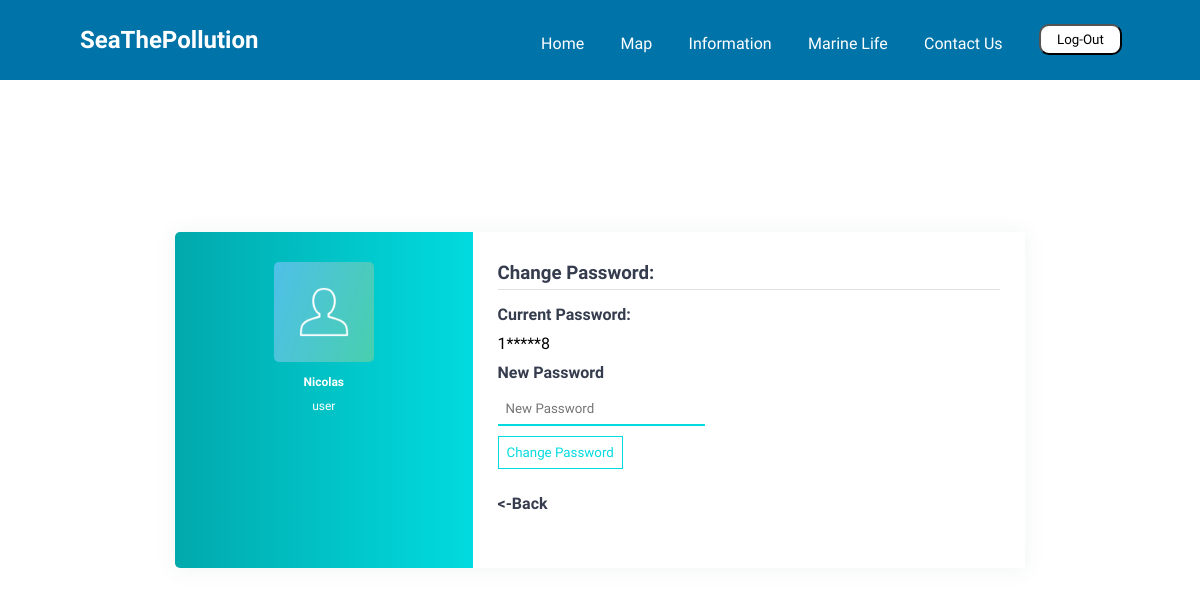
Page /Users/changep.php (signed in) on the committed database.
### tables this page shows
CREATE TABLE users (
  id int(11) NOT NULL AUTO_INCREMENT PRIMARY KEY,
  username varchar(100) NOT NULL,
  password varchar(100) NOT NULL,
  email varchar(100) NOT NULL,
  userType varchar(100) NOT NULL DEFAULT 'user'
);

### Users/userFunctions.php (called while the page is built, shortened)
<?php
function getUsernameByID($conn){
    $number=$_SESSION['id'];
    $sql= "SELECT username FROM users WHERE id= $number";
    $result = $conn ->query($sql);
    $row = mysqli_fetch_assoc($result);
    return $row['username'];
}
function getUserRoleByID($conn){
    $number=$_SESSION['id'];
    $sql= "SELECT userType FROM users WHERE id= $number";
    $result = $conn ->query($sql);
    $row = mysqli_fetch_assoc($result);
    return $row['userType'];
}
function getUserPassdispByID($conn){
    $number=$_SESSION['id'];
    $sql= "SELECT password FROM users WHERE id= $number";
    $result = $conn ->query($sql);
    $row = mysqli_fetch_assoc($result);
    $string=$row['password'];
    return "$string[0]*****$string[-1]";
}
?>

### Users/changep.php (the view, shortened to what this page needs)
<?php
        include'dbu.inc.php';
        include'userFunctions.php';
?>
<!DOCTYPE html>
<html lang="en">
<head>
    <link rel='stylesheet' type='text/css' href='menu.css'>
    <link rel='stylesheet' type='text/css' href='../Users/user.css'>
    <link rel="stylesheet" href="../Footer/Footer.css">
</head>
<body>
    <header>
        <div class='nav-container'>
            <nav class='navbar'>
                <a href='../'><h1 id='navbar-logo'>SeaThePollution</h1></a>
                <ul class='nav-menu'>
                    <li><a href='../' class='nav-links'>Home</a></li>
                    <li><a href='../Maps' class='nav-links'>Map</a></li>
                    <li><a href='../Information' class='nav-links'>Information</a></li>
                    <li><a href='../MarineLife/' class='nav-links'>Marine Life</a></li>
                    <li><a href='../Contact/' class='nav-links'>Contact Us</a></li>
                    <li>
                    <?php
                        echo"<form method='POST' action = '".userLogoff($conn)."'>
                        <button id='signBtn' name='logoffSubmit' class='nav-links nav-links-Button'>Log-Out</button>";
                    ?>
                    </li>
                </ul>
            </nav>
        </div>
    </header>
    <main class="re">
        <div class="wrapper">
            <div class="left">
                <img src="../Images/user-2517433.png" alt="user" width="100">
                <?php echo"<h4>".getUsernameByID($conn)."</h4>";?>
                <?php echo"<p>".getUserRoleByID($conn)."<p>";?>
            </div>
            <div class="right">
                <div class="info">
                    <h3>Change Password:</h3>
                    <div class="info_data">
                        <div class="data">
                            <h4>Current Password:</h4>
                            <?php echo"<p>".getUserpassDispByID($conn)."</p>";?>
                            <h4>New Password</h4>
                            <?php echo"<form method='POST' action = '".setPass($conn)."'>
                                            <input type='password' placeholder='New Password' name='password' style='background-color: #01dbdf;  margin: 10px 0; display: block; padding: 8px; border: none; background-color: #fff; border-top: 1px solid #fff;border-bottom: 2px solid #01dbdf; outline: none;'>
                                            <button type='Submit' name='setPassword' style='color: #01dbdf; padding: 8px; background: #fff;border: 1px solid #01dbdf; cursor: pointer; margin-bottom: 25px;'>Change Password</button>"?>
                            <a href="./index.php"><h4 style="margin-bottom:0px"><-Back</h4></a>
                        </div>
                    </div>
                </div>
            </div>
        </div>
    </main>

### Users/menu.css (style rules this page uses)
* { box-sizing: border-box; margin: 0; padding: 0; font-family: 'Comfortaa', cursive; }
.nav-container { width: 100%; background-color: #0074a9; }
.navbar { display: grid; grid-template-columns: 0.2fr auto 1fr; align-items: center; height: 80px; width: 90%; max-width: 1720px; margin: 0 auto; }
#navbar-logo { color: rgb(255, 255, 255); justify-self: start; margin-left: 20px; }
#navbar-logo { cursor: pointer; }
.nav-menu { display: grid; grid-template-columns: repeat(6,auto); list-style: none; text-align: center; width: 70%; justify-self: end; }
.nav-links { color: white; text-decoration: none; position: relative; top: 9px; }
.nav-links-Button { background-color: rgb(255, 255, 255); color: rgb(0, 0, 0); text-decoration: none; padding: 6px 16px; border-radius: 10px; position: relative; cursor: pointer; top: -1px; }

### Users/user.css (style rules this page uses)
* { box-sizing: border-box; margin: 0; padding: 0; font-family: 'Comfortaa', cursive; }
body { background:url(../Images/seauser.jpg); background-repeat: no-repeat; background-size: cover; }
.wrapper { position: absolute; top: 50%; left: 50%; transform: translate(-50%,-50%); width: 850px; display: flex; box-shadow: 0 1px 20px 0 rgba(70, 90, 100, 0.08); }
.wrapper .left { width: 35%; background: linear-gradient(to right,#01a9ac,#01dbdf); padding: 30px; border-top-left-radius: 5px; border-bottom-left-radius: 5px; text-align: center; color: #fff; }
.wrapper .left img { margin-bottom: 10px; border-radius: 5px; }
.wrapper .left h4 { margin-bottom: 10px; }
.wrapper .left { font-size: 12px; }
.wrapper .right { width: 65%; background: #fff; border-top-right-radius: 5px; border-bottom-right-radius: 5px; padding: 30px 25px; }
.wrapper .right .info { margin-bottom: 25px; }
.wrapper .right .info h3 { margin-bottom: 15px; padding-bottom: 5px; border-bottom: 1px solid #e0e0e0; color: #353c4e; }
.wrapper .right .info_data { display: flex; justify-content: space-between; }
.wrapper .right .info_data .data { width: 45%; }
.wrapper .right .info_data .data h4 { color: #353c4e; margin-bottom: 10px; }
.wrapper .right .info_data .data p { margin-bottom: 10px; }
@media screen and (max-width: 1477px) { body { background-size: 3000px; } }

### Footer/Footer.css (style rules this page uses)
* { margin: 0; padding: 0; box-sizing: border-box; }
a { text-decoration: none; }

### rows in the picture
users: username "Nicolas", userType "user", password "1*****8"
